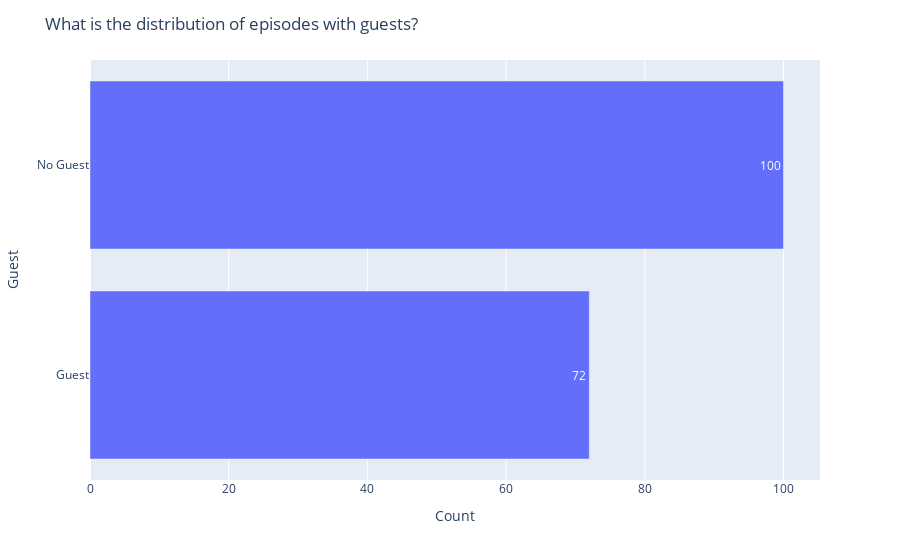

Here is the notebook cell this chart was saved with:
### Markdown cell above
# What is the distribution of episodes with guests?

### Code cell
guest_dict = defaultdict(int)

for episode in data:
    guest = episode["guest"]
    
    if not guest:
        guest_dict["No Guest"] += 1
    else:
        guest_dict["Guest"] += 1

guest_dict = dict(sorted(guest_dict.items(), key=lambda item: item[1], reverse=False))
fig = px.bar(
    y=list(guest_dict.keys()),
    x=list(guest_dict.values()),
    labels={'y':'Guest', 'x':'Count'},
    orientation='h',
    text_auto=True)
fig.update_layout(title='What is the distribution of episodes with guests?')
fig.show()

### Figure 1 — Plotly figure (JSON) as saved in the notebook; plotly's stock layout.template omitted (floating-point values rounded to 4 significant figures)
{"data": [{"alignmentgroup": "True", "hovertemplate": "Count=%{x}<br>Guest=%{y}<extra></extra>", "legendgroup": "", "marker": {"color": "#636efa", "pattern": {"shape": ""}}, "name": "", "offsetgroup": "", "orientation": "h", "showlegend": false, "textposition": "auto", "texttemplate": "%{x}", "type": "bar", "x": [72, 100], "xaxis": "x", "y": ["Guest", "No Guest"], "yaxis": "y"}], "layout": {"barmode": "relative", "legend": {"tracegroupgap": 0}, "margin": {"t": 60}, "title": {"text": "What is the distribution of episodes with guests?"}, "xaxis": {"anchor": "y", "domain": [0, 1], "title": {"text": "Count"}}, "yaxis": {"anchor": "x", "domain": [0, 1], "title": {"text": "Guest"}}}}
